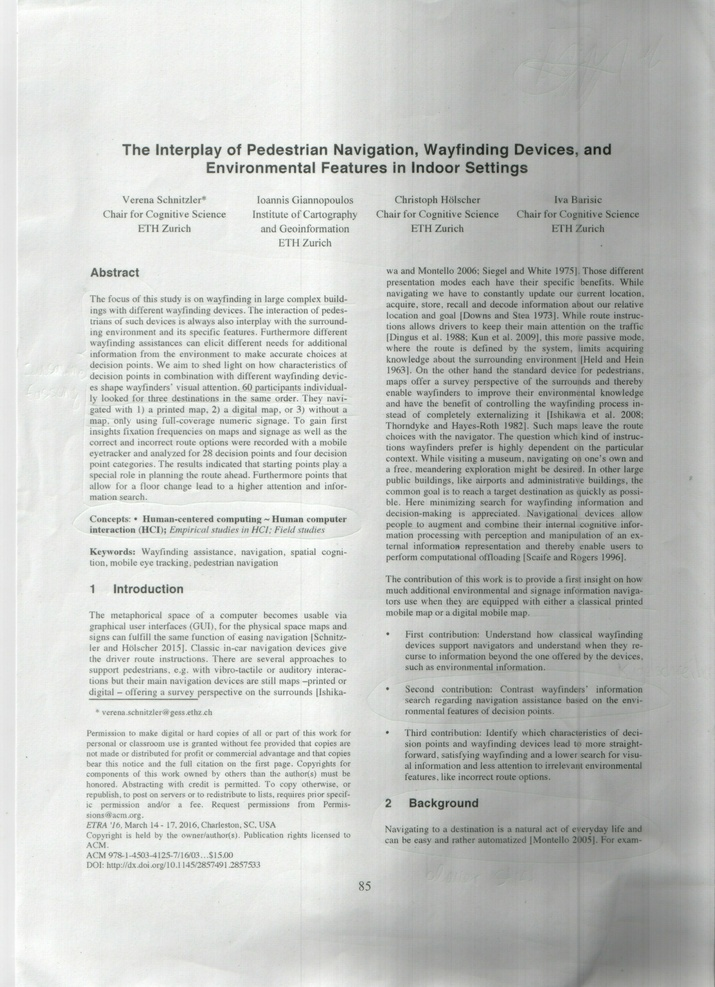
#> input picture navigation_ir.jpg, 715 x 987 px, shrunk from 2539 x 3507 before the run
$ python test_and.py navigation_ir.jpg navigation_rgb.jpg
#> lines starting #> are read from the running program, lines starting #| are printed output that depends on the picture; after the words box and inside, x2 and y2 are one past the last pixel; in counts of white or black regions, pixels touching at a corner belong together
import cv2
from matplotlib import pyplot as plt
import sys
import numpy as np

def show_row_sum(img):
    row_sum = []

    for row in img:
        row_sum.append(sum(row) / img.shape[0])

    kernel = np.ones(3) / 3
    row_sum = np.convolve(row_sum, kernel, mode='same')

    plt.plot(row_sum)
    plt.show()

if(len(sys.argv) < 3):
    print('too few arguments')
    sys.exit(0)

path_ir = sys.argv[1]
path_rgb = sys.argv[2]

img_ir = cv2.imread(path_ir, cv2.IMREAD_GRAYSCALE)
#> img_ir: shape (987, 715); min 21, max 255, mean 198.9
img_rgb = cv2.imread(path_rgb, cv2.IMREAD_GRAYSCALE)
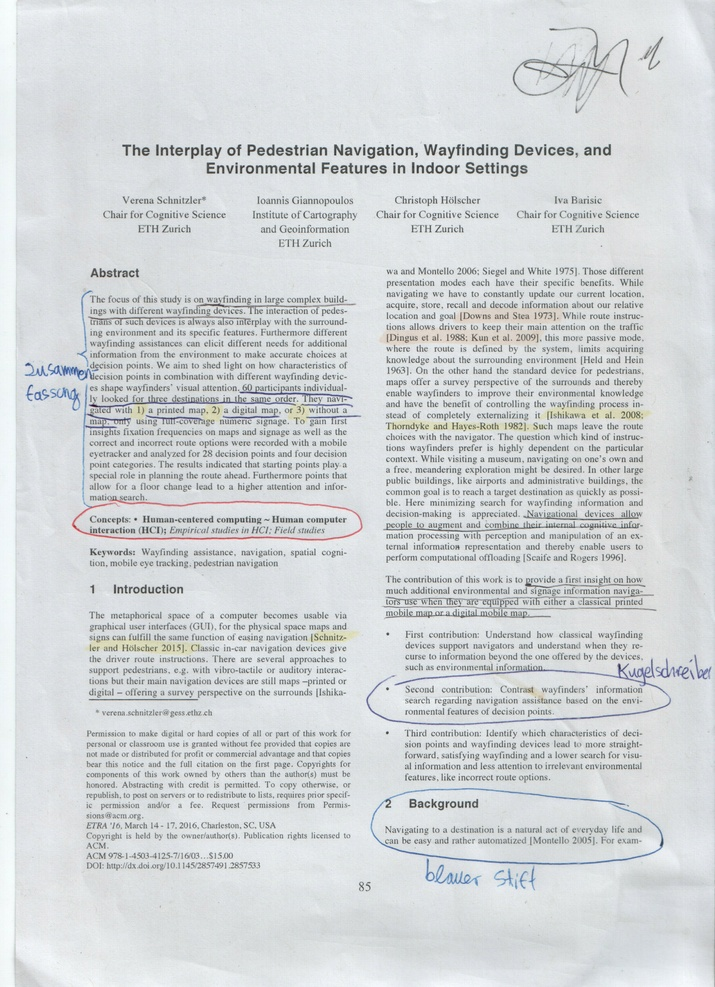
#> input picture navigation_rgb.jpg, 715 x 987 px, shrunk from 2539 x 3507 before the run
#> img_rgb: shape (987, 715); min 21, max 252, mean 213.2

img_ir = cv2.adaptiveThreshold(img_ir, 255, cv2.ADAPTIVE_THRESH_MEAN_C, cv2.THRESH_BINARY_INV, 21, 30)
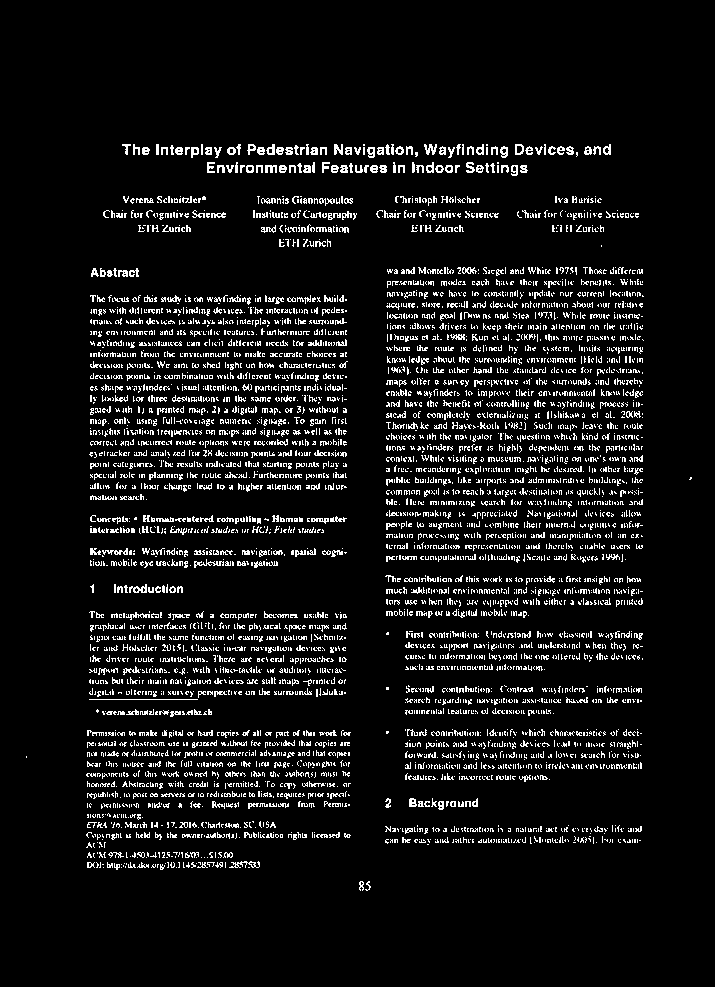
#> img_ir: shape (987, 715); 7.7% white in thin lines or dots, all inside (x1, y1, x2, y2) = (26, 144, 692, 891)
img_rgb = cv2.adaptiveThreshold(img_rgb, 255, cv2.ADAPTIVE_THRESH_MEAN_C, cv2.THRESH_BINARY_INV, 21, 30)
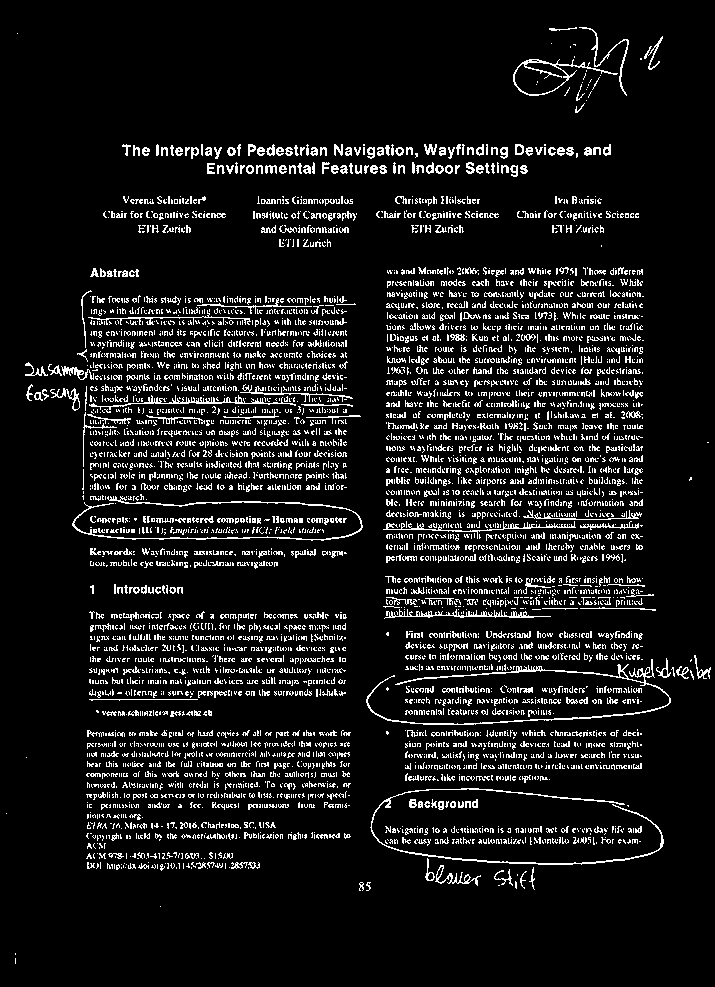
#> img_rgb: shape (987, 715); 9.1% white in thin lines or dots

show_row_sum(img_ir)
#> after the loop in show_row_sum, `for row in img:`: row_sum = 987 values, max 75.44 at index 148, min 0 at index 0, mean 14.31
#> in show_row_sum, `row_sum = np.convolve(row_sum, kernel, mode='same')`: row_sum = 987 values, max 69.33 at index 148, min 0 at index 0, mean 14.31
#> in show_row_sum, `plt.show()`:
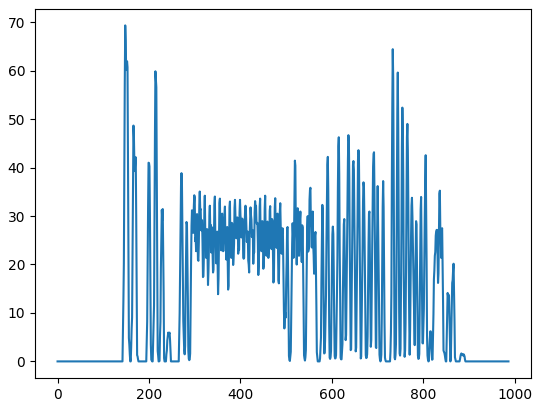
#> figure drawn by matplotlib, 1 panel; curve peaks at x = 148, y = 69.33
show_row_sum(img_ir.transpose())
#> after the loop in show_row_sum (call 2), `for row in img:`: row_sum = 715 values, max 62.06 at index 387, min 0 at index 0, mean 27.27
#> in show_row_sum (call 2), `row_sum = np.convolve(row_sum, kernel, mode='same')`: row_sum = 715 values, max 50.52 at index 92, min 0 at index 0, mean 27.27
#> in show_row_sum (call 2), `plt.show()`:
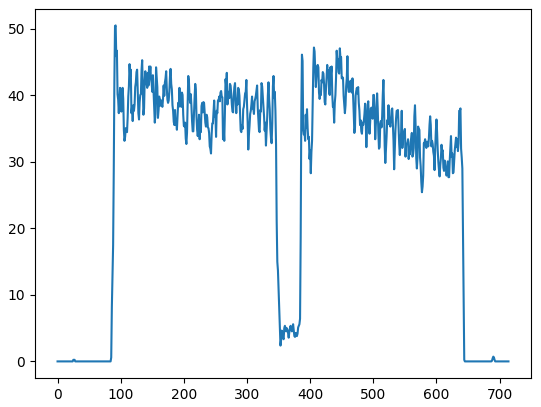
#> figure drawn by matplotlib, 1 panel; curve peaks at x = 92, y = 50.52

plt.imshow(img_ir, 'gray')
plt.show()
plt.imshow(img_rgb, 'gray')
plt.show()

result = np.bitwise_and(img_ir, img_rgb)
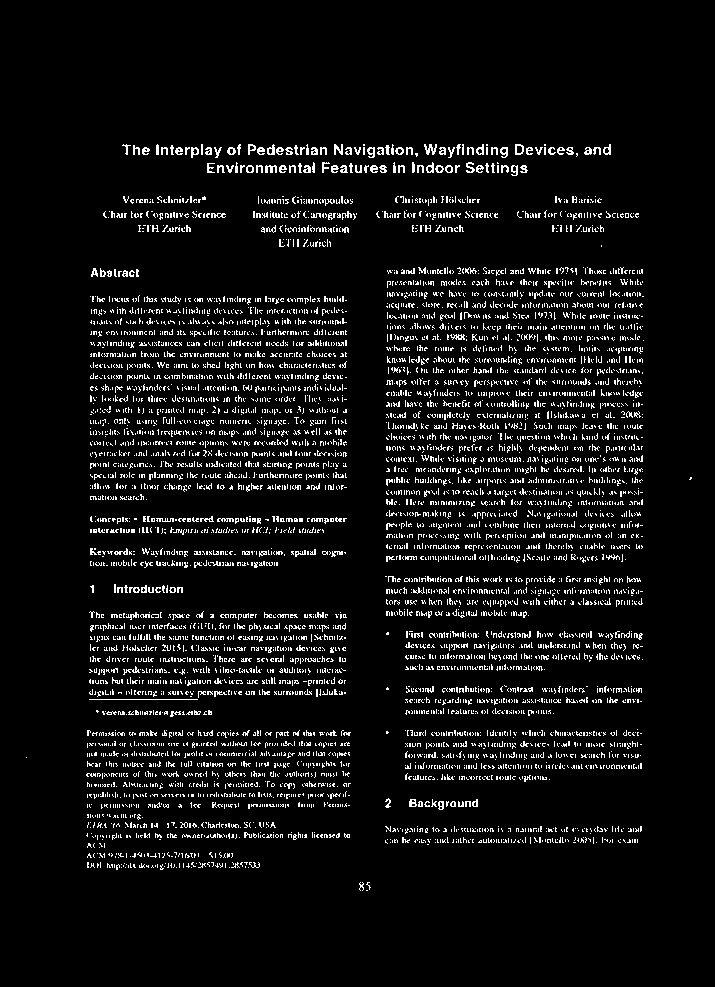
#> result: shape (987, 715); 6.4% white in thin lines or dots, all inside (x1, y1, x2, y2) = (26, 144, 692, 891)

plt.imshow(result, 'gray')
plt.show()
